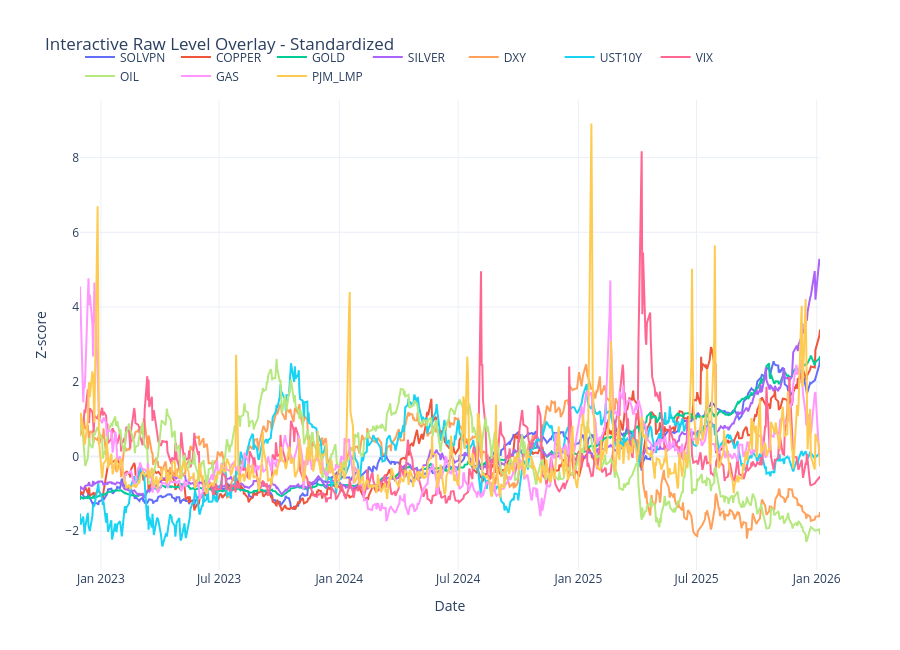

Here is the notebook cell this chart was saved with:
### Code cell
import pandas as pd
import plotly.graph_objects as go
from pathlib import Path

# ============================================================
# 1) Load
# ============================================================

INPUT_PATH = Path("./tvpvar_preprocessed/tvpvar_raw_level_merged.csv")

df = pd.read_csv(INPUT_PATH)
df["Date"] = pd.to_datetime(df["Date"])
df = df.sort_values("Date").reset_index(drop=True)

# ============================================================
# 2) 사용할 변수 지정
# ============================================================

num_cols = [
    "SOLVPN",
    "COPPER",
    "GOLD",
    "SILVER",
    "DXY",
    "UST10Y",
    "VIX",
    "OIL",
    "GAS",
    "PJM_LMP",
]

missing_cols = [c for c in num_cols if c not in df.columns]
if missing_cols:
    raise ValueError(f"Missing columns in input file: {missing_cols}")

print("Using columns:", num_cols)

# ============================================================
# 3) 표준화
# ============================================================

df_std = df[["Date"] + num_cols].copy()

for col in num_cols:
    s = pd.to_numeric(df_std[col], errors="coerce")
    mean = s.mean()
    std = s.std()

    if std == 0 or pd.isna(std):
        raise ValueError(f"Cannot standardize column with zero or NaN std: {col}")

    df_std[col] = (s - mean) / std

# ============================================================
# 4) Plotly 인터랙티브 그래프
# ============================================================

fig = go.Figure()

for col in num_cols:
    fig.add_trace(
        go.Scatter(
            x=df_std["Date"],
            y=df_std[col],
            mode="lines",
            name=col
        )
    )

fig.update_layout(
    title="Interactive Raw Level Overlay - Standardized",
    xaxis_title="Date",
    yaxis_title="Z-score",
    height=650,
    hovermode="x unified",
    template="plotly_white",
    legend=dict(
        orientation="h",
        yanchor="bottom",
        y=1.02,
        xanchor="left",
        x=0
    )
)

fig.show()

### Figure 1 — Plotly figure (JSON) as saved in the notebook; plotly's stock layout.template omitted (floating-point values rounded to 4 significant figures; data arrays with more than 128 entries replaced by an {"elided": "..."} marker saying what was removed)
{"data": [{"mode": "lines", "name": "SOLVPN", "type": "scatter", "x": {"elided": "607 str values"}, "y": {"elided": "607 float values"}}, {"mode": "lines", "name": "COPPER", "type": "scatter", "x": {"elided": "607 str values"}, "y": {"elided": "607 float values"}}, {"mode": "lines", "name": "GOLD", "type": "scatter", "x": {"elided": "607 str values"}, "y": {"elided": "607 float values"}}, {"mode": "lines", "name": "SILVER", "type": "scatter", "x": {"elided": "607 str values"}, "y": {"elided": "607 float values"}}, {"mode": "lines", "name": "DXY", "type": "scatter", "x": {"elided": "607 str values"}, "y": {"elided": "607 float values"}}, {"mode": "lines", "name": "UST10Y", "type": "scatter", "x": {"elided": "607 str values"}, "y": {"elided": "607 float values"}}, {"mode": "lines", "name": "VIX", "type": "scatter", "x": {"elided": "607 str values"}, "y": {"elided": "607 float values"}}, {"mode": "lines", "name": "OIL", "type": "scatter", "x": {"elided": "607 str values"}, "y": {"elided": "607 float values"}}, {"mode": "lines", "name": "GAS", "type": "scatter", "x": {"elided": "607 str values"}, "y": {"elided": "607 float values"}}, {"mode": "lines", "name": "PJM_LMP", "type": "scatter", "x": {"elided": "607 str values"}, "y": {"elided": "607 float values"}}], "layout": {"height": 650, "hovermode": "x unified", "legend": {"orientation": "h", "x": 0, "xanchor": "left", "y": 1.02, "yanchor": "bottom"}, "title": {"text": "Interactive Raw Level Overlay - Standardized"}, "xaxis": {"title": {"text": "Date"}}, "yaxis": {"title": {"text": "Z-score"}}}}
